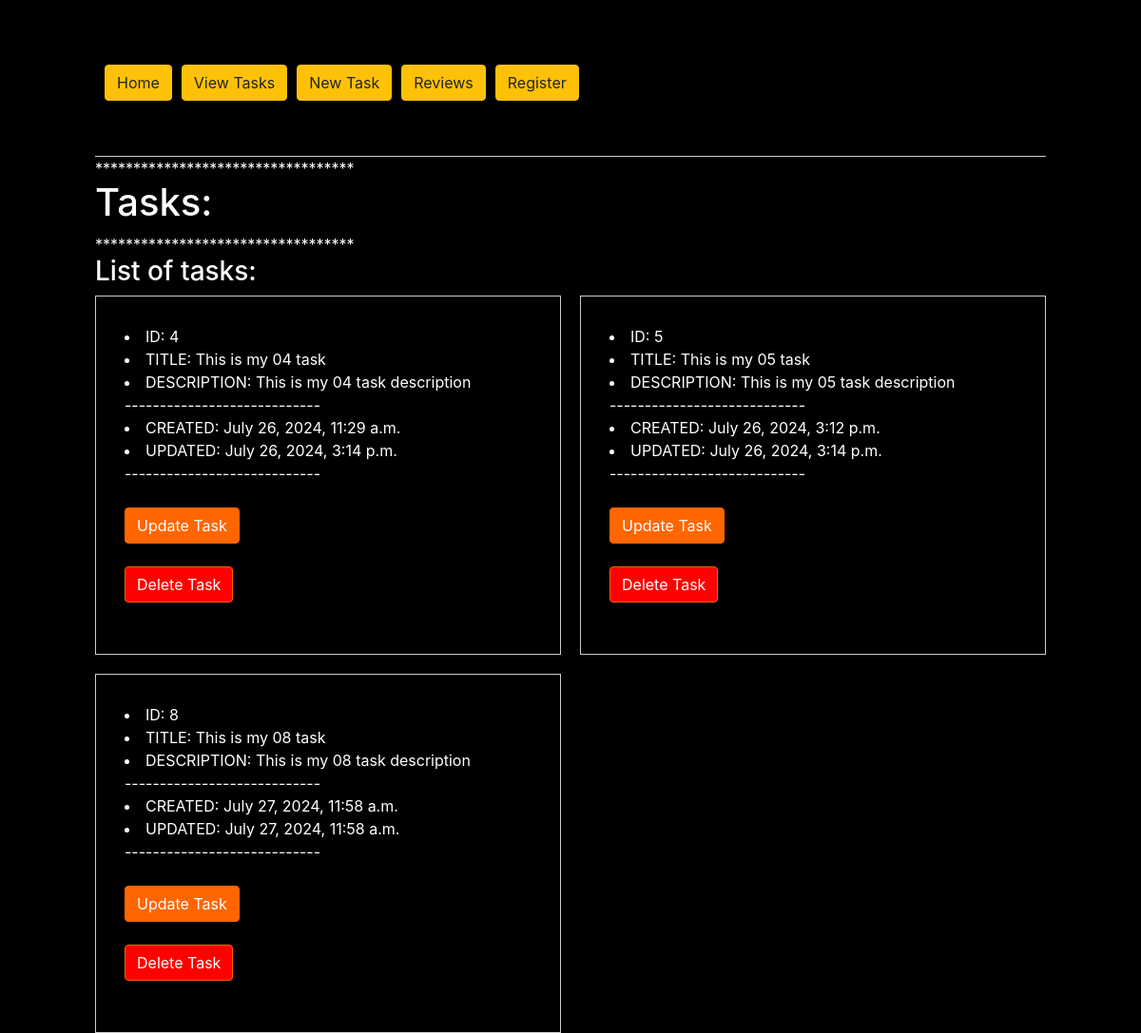
The page /task-view/ on the database as committed earlier.
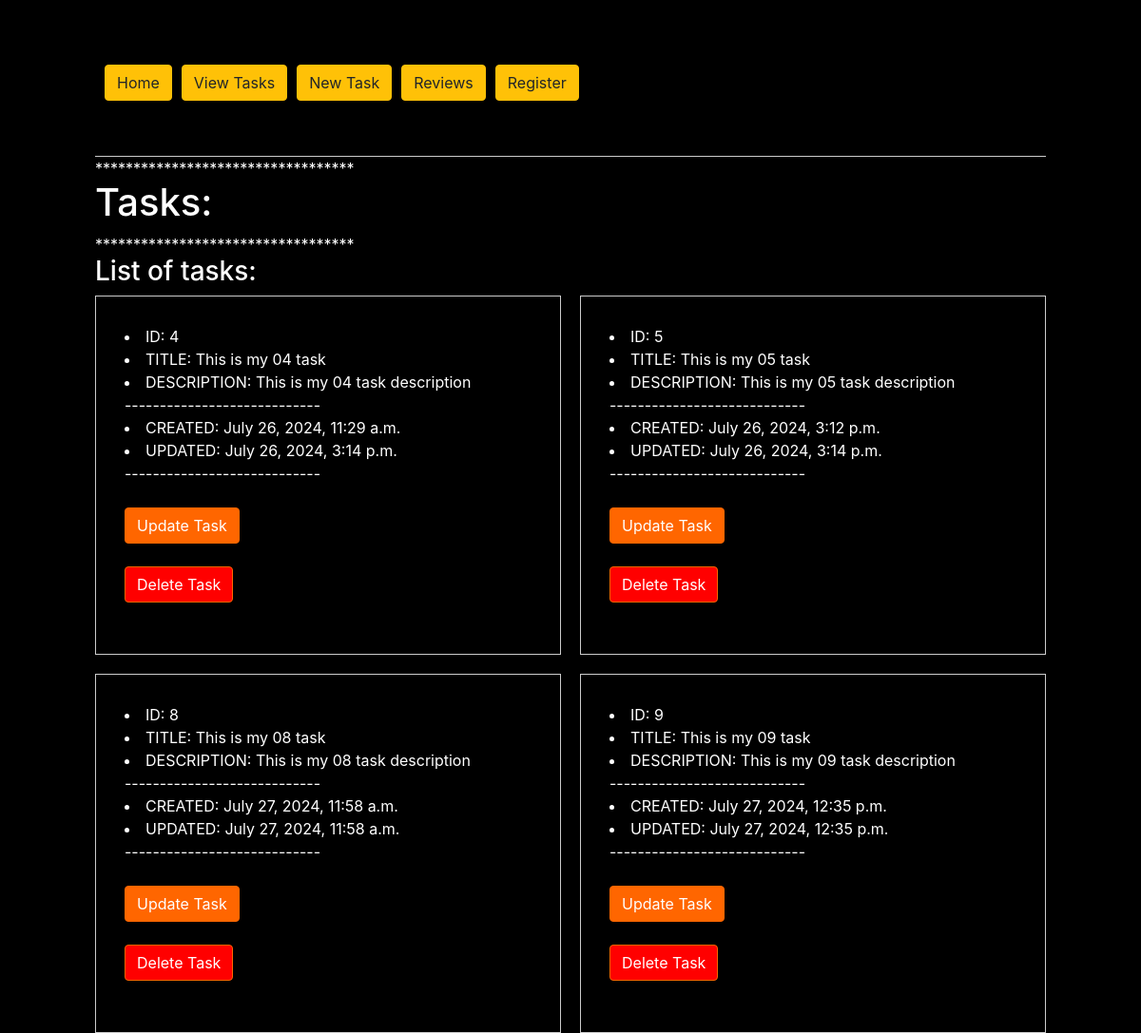
The same page on the database as committed later.
### app_01/models.py (models this page shows, shortened)
class Task(models.Model):
    title = models.CharField(max_length=50)
    description = models.TextField(max_length=1000, null=True, blank=True)
    created = models.DateTimeField(auto_now_add=True)
    updated = models.DateTimeField(auto_now=True)

### app_01/views.py (the view, shortened to what this page needs)
# urls.py: path('task-view/', views.task_view, name='task-view'),
def task_view(request):
    try:
        query_data_all = Task.objects.all()
    except ObjectDoesNotExist:
        return HttpResponse('No tasks found', status=404)
    if query_data_all.exists():
        context = {
            'tasks': query_data_all,
            "single_task_id": query_data_all[0].id,
            "single_task_title": query_data_all[0].title,
            "single_task_created": query_data_all[0].created,
            "single_task_updated": query_data_all[0].updated,
            "single_task_description": query_data_all[0].description,
        }
    return render(request, 'app_01/task-view.html', context)

### app_01/templates/app_01/task-view.html (shortened to what this page needs)
{% extends 'app_01/base.html' %}
{% load static %}
{% load bootstrap4 %}
{% block styles %}
    {% bootstrap_css %}
    <link rel="stylesheet" href="{% static 'css/styles.css' %}">
{% endblock %}
{% block header %}
<div>**********************************</div>
    <h1>Tasks:</h1>
<div>**********************************</div>
    <h3>List of tasks:</h3>
{% endblock %}
{% block content %}
    <div class="task-container">
        {% for task in tasks %}
            <div class="task-item">
                <li>ID: {{ task.id }}</li>
                <li>TITLE: {{ task.title }}</li>
                <li>DESCRIPTION: {{ task.description }}</li>
                <div>----------------------------</div>
                <li>CREATED: {{ task.created }}</li>
                <li>UPDATED: {{ task.updated }}</li>
                <div>----------------------------</div>
                <br>
                <form method="GET" action="{% url 'update-task' task.id %}">
                    <button type="submit" class="btn btn-custom">Update Task</button>
                </form>
                <form method="GET" action="{% url 'delete-task' task.id %}">
                    <button type="submit" class="btn btn-custom btn-delete">Delete Task</button>
                </form>
                <br>
            </div>
        {% endfor %}
    </div>
{% endblock %}

Rows that differ between the two databases and show on the page:
added Task: id "9", title "This is my 09 task", description "This is my 09 task description", created "July 27, 2024, 12:35 p.m.", updated "July 27, 2024, 12:35 p.m."
